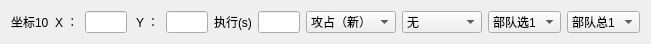
   <widget class="QWidget" name="horizontalLayoutWidget_8">
    <property name="geometry">
     <rect>
      <x>0</x>
      <y>400</y>
      <width>651</width>
      <height>41</height>
     </rect>
    </property>
    <layout class="QHBoxLayout" name="horizontalLayout_11">
     <item>
      <widget class="QLabel" name="label_28">
       <property name="text">
        <string>坐标10</string>
       </property>
      </widget>
     </item>
     <item>
      <widget class="QLabel" name="label_29">
       <property name="text">
        <string>X ：</string>
       </property>
      </widget>
     </item>
     <item>
      <widget class="QLineEdit" name="et_pos_x_10"/>
     </item>
     <item>
      <widget class="QLabel" name="label_30">
       <property name="text">
        <string> Y ：</string>
       </property>
      </widget>
     </item>
     <item>
      <widget class="QLineEdit" name="et_pos_y_10"/>
     </item>
     <item>
      <widget class="QLabel" name="label_70">
       <property name="text">
        <string>执行(s)</string>
       </property>
      </widget>
     </item>
     <item>
      <widget class="QLineEdit" name="et_delay_10"/>
     </item>
     <item>
      <widget class="QComboBox" name="cbb10">
       <property name="minimumSize">
        <size>
         <width>90</width>
         <height>0</height>
        </size>
       </property>
       <item>
        <property name="text">
         <string>攻占（新）</string>
        </property>
       </item>
       <item>
        <property name="text">
         <string>行军（新）</string>
        </property>
       </item>
       <item>
        <property name="text">
         <string>行军（敌）</string>
        </property>
       </item>
       <item>
        <property name="text">
         <string>攻占（敌）</string>
        </property>
       </item>
       <item>
        <property name="text">
         <string>行军（已）</string>
        </property>
       </item>
       <item>
        <property name="text">
         <string>驻守（己）</string>
        </property>
       </item>
       <item>
        <property name="text">
         <string>扫荡（已）</string>
        </property>
       </item>
       <item>
        <property name="text">
         <string>屯田（已）</string>
        </property>
       </item>
       <item>
        <property name="text">
         <string>驻守（营）</string>
        </property>
       </item>
       <item>
        <property name="text">
         <string>调动（营）</string>
        </property>
       </item>
       <item>
        <property name="text">
         <string>调动（盟）</string>
        </property>
       </item>
       <item>
        <property name="text">
         <string>驻守（盟）</string>
        </property>
       </item>
       <item>
        <property name="text">
         <string>回城</string>
        </property>
       </item>
      </widget>
     </item>
     <item>
      <widget class="QComboBox" name="cb_qk10">
       <property name="minimumSize">
        <size>
         <width>80</width>
         <height>0</height>
        </size>
       </property>
       <item>
        <property name="text">
         <string>无</string>
        </property>
       </item>
       <item>
        <property name="text">
         <string>快速分兵1</string>
        </property>
       </item>
       <item>
        <property name="text">
         <string>快速分兵2</string>
        </property>
       </item>
       <item>
        <property name="text">
         <string>快速分兵3</string>
        </property>
       </item>
       <item>
        <property name="text">
         <string>快速分兵4</string>
        </property>
       </item>
       <item>
        <property name="text">
         <string>快速分兵5</string>
        </property>
       </item>
      </widget>
     </item>
     <item>
      <widget class="QComboBox" name="cb_select_10">
       <item>
        <property name="text">
         <string>部队选1</string>
        </property>
       </item>
       <item>
        <property name="text">
         <string>部队选2</string>
        </property>
       </item>
       <item>
        <property name="text">
         <string>部队选3</string>
        </property>
       </item>
       <item>
        <property name="text">
         <string>部队选4</string>
        </property>
       </item>
       <item>
        <property name="text">
         <string>部队选5</string>
        </property>
       </item>
      </widget>
     </item>
     <item>
      <widget class="QComboBox" name="cb_sum_10">
       <item>
        <property name="text">
         <string>部队总1</string>
        </property>
       </item>
       <item>
        <property name="text">
         <string>部队总2</string>
        </property>
       </item>
       <item>
        <property name="text">
         <string>部队总3</string>
        </property>
       </item>
       <item>
        <property name="text">
         <string>部队总4</string>
        </property>
       </item>
       <item>
        <property name="text">
         <string>部队总5</string>
        </property>
       </item>
      </widget>
     </item>
    </layout>
   </widget>
